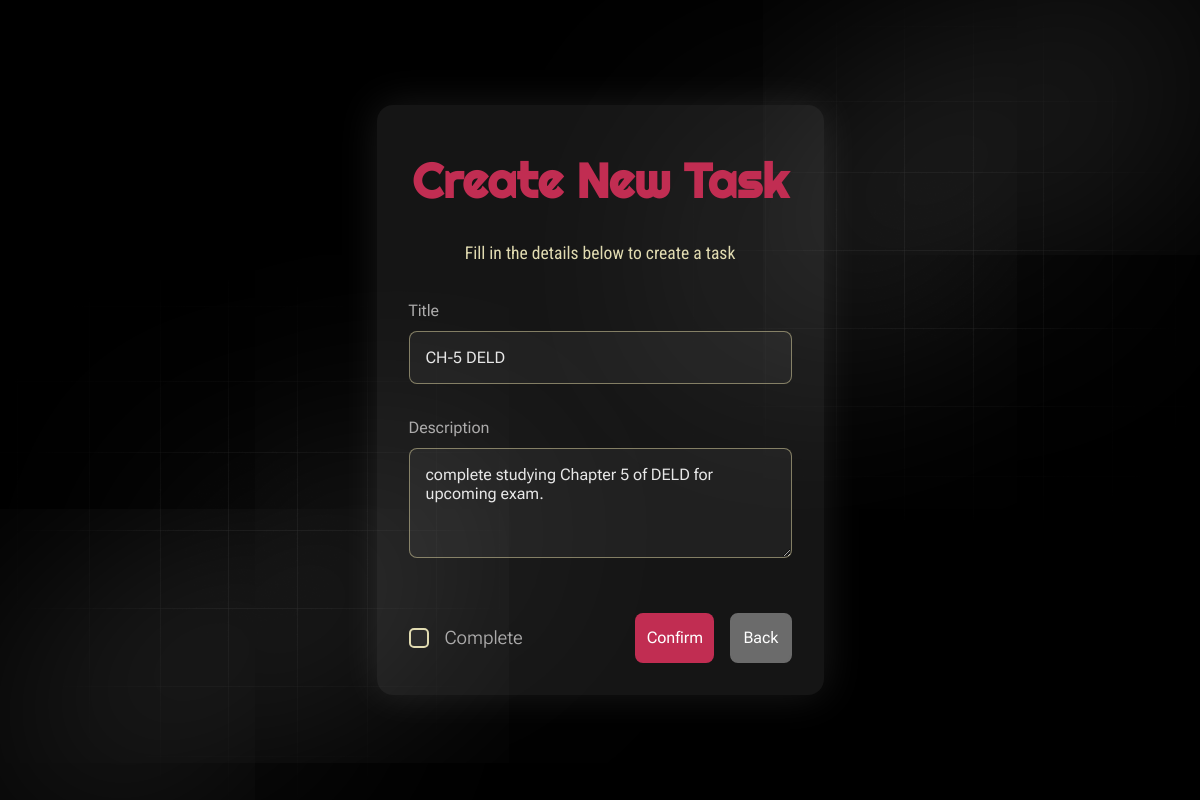
The app's page /tasks/task-edit/5/ (signed in) with its own data.
### base/models.py (models this page shows, shortened)
class Task(models.Model):
    user = models.ForeignKey(User, on_delete=models.CASCADE, null=True, blank=True)
    title = models.CharField(max_length=200, null=True, blank=True)
    description = models.TextField(null=True, blank=True)
    complete = models.BooleanField(default=False)
    create = models.DateTimeField(auto_now_add=True)
    class Meta:
        ordering = ['complete'] # send complete items to bottom of the list

### base/views.py (the view)
# urls.py: path('task-edit/<int:pk>/',TaskUpdate.as_view(),name='task-edit'),
class TaskUpdate(LoginRequiredMixin, UpdateView):
    model = Task
    template_name = 'base/task_form.html'
    form_class = TaskForm
    success_url = reverse_lazy('tasks')

### base/forms.py
class TaskForm(forms.ModelForm):
    class Meta:
        model = Task
        fields = ['title', 'description','complete']
        widgets = {
            'title': forms.TextInput(attrs={'class': 'input', 'placeholder': 'Enter task name'}),
            'description': forms.Textarea(attrs={'class': 'textarea', 'rows': 4, 'placeholder': 'Describe your task'}),
        }

### base/templates/base/task_form.html (shortened to what this page needs)
{% load static %}
<!DOCTYPE html>
<html>
<head>
    <link rel="stylesheet" href="{% static 'base/task_form-style.css' %}">
</head>
<body>
    <img class="image-gradient-bottom-left" src="{% static 'base/gradient.png' %}" alt="gradientBL">
    <div class="layer-blur-bottom-left"></div>
    <img class="image-gradient-top-right" src="{% static 'base/gradient.png' %}" alt="gradientTR">
    <div class="layer-blur-top-right"></div>
    <main>
        <div class="container">
            <div class="content">
                <h1>Create New Task</h1>
                <h2>Fill in the details below to create a task</h2>
                <form method="POST">
                    <label class="task-name-label">{{form.title.label}}</label>
                    <div class="task-name-box">{{form.title}}</div>
                    <label class="task-description-label">{{form.description.label}}</label>
                    <div class="task-description-box">{{form.description}}</div>
                    <div class="task-complete-container">
                        <div class="checkbox-and-label">
                            <input type="checkbox" id="complete" name="complete" {{ form.complete.value|yesno:"checked," }}>
                            <label for="complete">{{ form.complete.label }}</label>
                        </div>
                        <div class="buttons-container">
                            <input class="submit-btn" type="submit" value="Confirm">
                            <a href="{% url 'tasks' %}" class="back-btn">Back</a>
                        </div>
                    </div>
                </form>
            </div>
        </div>
    </main>
</body>
</html>

### base/static/base/task_form-style.css (style rules this page uses)
* { margin: 0; padding: 0; box-sizing: border-box; }
body { background-color: black; color: #e7e7e7; min-height: 100vh; line-height: 1.5; }
.image-gradient-bottom-left { position: absolute; bottom: 0; left: 0; opacity: 0.6; z-index: -1; }
.layer-blur-bottom-left { height: 0; width: 30rem; position: absolute; bottom: 20%; left: 0; box-shadow: 0 0 700px 15px white; transform: rotate(-30deg); z-index: -1; }
.image-gradient-top-right { position: absolute; top: 0; right: 0; opacity: 0.6; z-index: -1; }
.layer-blur-top-right { height: 0; width: 30rem; position: absolute; top: 20%; right: 0; box-shadow: 0 0 700px 15px white; transform: rotate(-30deg); z-index: -1; }
main { display: flex; justify-content: center; align-items: center; height: 100vh; }
.container { background-color: rgba(208, 206, 204, 0.1); padding: 2rem; border-radius: 1rem; box-shadow: 0 0 40px rgba(255, 255, 255, 0.1); display: flex; flex-direction: column; align-items: center; width: auto; max-width: 600px; margin: auto; animation: fadeSlideIn 0.8s ease forwards; }
.content { margin: 0; width: 100%; }
.content h1 { text-align: center; margin: 0.5rem 0; font-size: 3rem; font-family: "Righteous", sans-serif; font-weight: 700; color: #c12d52; }
.content h2 { padding-top: 15px; margin: 0; font-size: 1.1rem; font-family: "Roboto Condensed", sans-serif; font-weight: 400; letter-spacing: 0.05; color: #e1dbb1; text-align: center; }
form { display: flex; flex-direction: column; width: 100%; margin-top: 2rem; }
.task-name-label, .task-description-label { font-family: "Roboto Flex", sans-serif; font-size: 1rem; color: #acabab; margin-bottom: 0.5rem; }
.task-name-box, .task-description-box { margin-bottom: 2rem; }
.task-name-box input, .task-description-box textarea { width: 100%; padding: 1rem; border: 1px solid #c0b98e9e; border-radius: 0.5rem; background-color: rgba(255, 255, 255, 0.05); color: #e7e7e7; font-size: 1rem; font-family: "Roboto Flex", sans-serif; transition: border 0.3s ease, box-shadow 0.3s ease; }
.task-complete-container { display: flex; align-items: center; margin-top: 1rem; }
.task-complete-container input[type="checkbox"] { appearance: none; -webkit-appearance: none; width: 20px; height: 20px; border: 2px solid #e1dbb1; border-radius: 5px; background-color: rgba(255, 255, 255, 0.05); cursor: pointer; position: relative; margin-right: 0.5rem; transition: background-color 0.3s ease, border-color 0.3s ease; }
.task-complete-container label { font-family: "Roboto Flex", sans-serif; font-size: 1.15rem; font-weight: 300; color: #acabab; cursor: pointer; }
.submit-btn { margin-top: 30px; background-color: #c12d52; color: white; border: none; padding: 0.7rem; border-radius: 0.5rem; font-family: "Roboto Flex", sans-serif; font-size: 1rem; cursor: pointer; transition: background-color 0.3s ease; }
.back-btn { display: inline-block; margin-top: 15px; text-align: center; background-color: #6b6b6b; color: white; border: 2px solid #6b6b6b; padding: 0.7rem; border-radius: 0.5rem; font-family: "Roboto Flex", sans-serif; font-size: 1rem; text-decoration: none; transition: background-color 0.3s ease, color 0.3s ease; }
.task-complete-container { display: flex; justify-content: space-between; align-items: center; margin-top: 1rem; gap: 1rem; }
.checkbox-and-label { display: flex; align-items: center; gap: 0.5rem; }
.buttons-container { display: flex; gap: 1rem; }
.buttons-container .submit-btn, .buttons-container .back-btn { margin-top: 0; }

### records on screen
Task: title "CH-5 DELD", description "complete studying Chapter 5 of DELD for upcoming exam."
